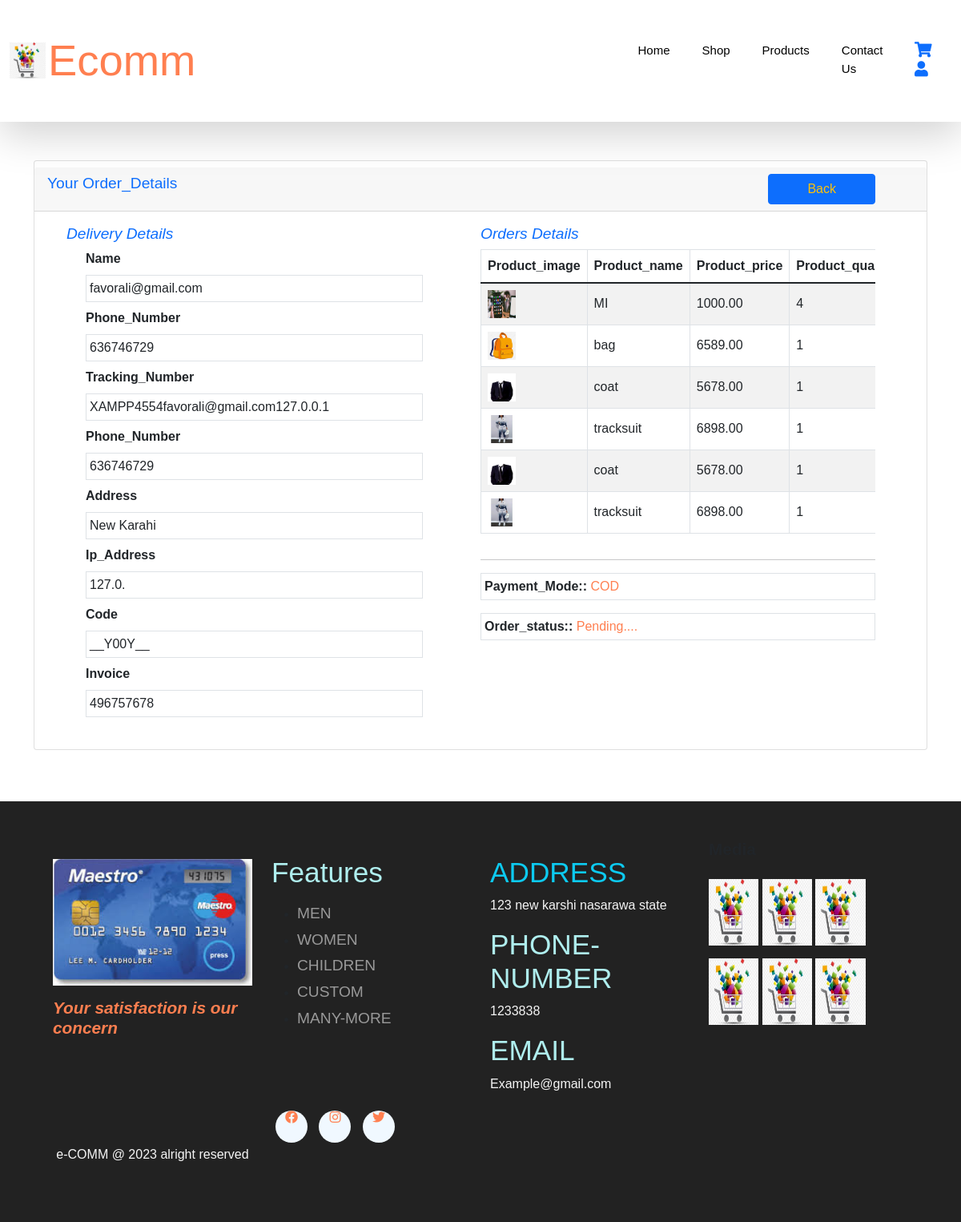
/view_order.php?track=XAMPP4554favorali@gmail.com127.0.0.1 (signed in), run on the app's committed database.
### tables this page shows
CREATE TABLE `orders` (
  `order_id` int(11) NOT NULL,
  `user_id` int(11) NOT NULL,
  `ip_address` varbinary(6) NOT NULL,
  `total_price` decimal(6,3) NOT NULL,
  `invoice_number` int(11) NOT NULL,
  `order_status` tinyint(4) DEFAULT 0,
  `email` varchar(225) NOT NULL,
  `pincode` varchar(100) NOT NULL,
  `phone` int(11) NOT NULL,
  `address` varchar(225) NOT NULL,
  `tracking_id` varchar(100) NOT NULL,
  `payment_mode` varchar(100) NOT NULL,
  `payment_id` int(11) DEFAULT NULL,
  `date` timestamp(4) NOT NULL DEFAULT current_timestamp(4)
);

CREATE TABLE `order_list_items` (
  `order_id` int(11) NOT NULL,
  `user_id` int(11) NOT NULL,
  `ip_address` varbinary(6) NOT NULL,
  `invoice_number` int(11) NOT NULL,
  `product_id` int(11) NOT NULL,
  `product_title` varchar(100) NOT NULL,
  `product_quantity` int(11) NOT NULL,
  `product_price` decimal(6,3) NOT NULL,
  `image` varchar(100) NOT NULL,
  `date` timestamp NOT NULL DEFAULT current_timestamp()
);

CREATE TABLE `products` (
  `id` int(11) NOT NULL,
  `catergory` varchar(225) NOT NULL,
  `product_title` varchar(100) NOT NULL,
  `product_price` decimal(6,2) NOT NULL,
  `meta_title` varchar(100) NOT NULL,
  `meta_description` text NOT NULL,
  `meta_keyword` varchar(255) NOT NULL,
  `status` tinyint(1) DEFAULT 0,
  `slug` varchar(100) NOT NULL,
  `image1` varchar(100) NOT NULL,
  `image2` varchar(100) NOT NULL,
  `image3` varchar(100) NOT NULL,
  `image4` varchar(100) NOT NULL,
  `discount` int(6) DEFAULT NULL
);

### view_order.php (the view, shortened to what this page needs)
<?php
include("./configuration/database.php");
include("./includes/header.php");
?>
<?php
$user_id = $_SESSION['user_id'];
if(isset($_GET['track'])){
   $tracking_id = $_GET['track'];
   $statement = $conn->prepare("SELECT * FROM orders WHERE tracking_id = ? AND user_id = ?");
   $statement->bind_param('si', $tracking_id, $user_id);
   $statement->execute();
   $track = $statement->get_result();
   $count = $track->fetch_assoc();
} else {
    header("location: account.php");
}
?>
<div class="py-5">
    <div class="container bordered">
        <div class="">
            <div class="row">
                <div class="col-md-12 col-lg-12 col-sm-6">
                    <div class="card pt-2 py-3">
                        <div class="card-header">
                        <div class="card-tools">
                            <a href="account.php" class="btn btn-primary mx-5 px-5 text-warning float-end">Back<i class="fa fas-reply text-light"></i></a>
                        </div>
                            <h4 class = "text-primary">Your Order_Details</h4>
                        </div>
                        <div class="card-body">
                            <div class="row container">
                                <div class="col-md-6 col-lg-6 col-sm-6">
                                    <h4><em class="text-center text-primary">Delivery Details</em></h4>
                                    <div class="row container">
                                        <div class="col-md-12 col-lg-12 col-sm-6">
                                          <label for="" class = "fw-bold">Name</label>
                                          <div class="border p-1 mt-2 mb-2">
                                          <?php echo $count['email'] ?>
                                         </div>
                                        </div>
                                        <div class="col-md-12 col-lg-12 col-sm-6">
                                          <label for="" class = "fw-bold">Phone_Number</label>
                                          <div class="border p-1 mt-2 mb-2">
                                          <?php echo $count['phone'] ?>
                                         </div>
                                        </div>
                                        <div class="col-md-12 col-lg-12 col-sm-6">
                                          <label for="" class = "fw-bold">Tracking_Number</label>
                                          <div class="border p-1 mt-2 mb-2">
                                          <?php echo $count['tracking_id'] ?>
                                         </div>
                                        </div>
                                        <div class="col-md-12 col-lg-12 col-sm-6">
                                          <label for="" class = "fw-bold">Phone_Number</label>
                                          <div class="border p-1 mt-2 mb-2">
                                          <?php echo $count['phone'] ?>
                                         </div>
                                        </div>
                                        <div class="col-md-12 col-lg-12 col-sm-6">
                                          <label for="" class = "fw-bold">Address</label>
                                          <div class="border p-1 mt-2 mb-2">
                                          <?php echo $count['address'] ?>
                                         </div>
                                        </div>
                                        <div class="col-md-12 col-lg-12 col-sm-6">
                                          <label for="" class = "fw-bold">Ip_Address</label>
                                          <div class="border p-1 mt-2 mb-2">
                                          <?php echo $count['ip_address'] ?>
                                         </div>
                                        </div>
                                        <div class="col-md-12 col-lg-12 col-sm-6">
                                          <label for="" class = "fw-bold">Code</label>
                                          <div class="border p-1 mt-2 mb-2">
                                          <?php echo $count['pincode'] ?>
                                         </div>
                                        </div>
                                        <div class="col-md-12 col-lg-12 col-sm-6">
                                          <label for="" class = "fw-bold">Invoice</label>
                                          <div class="border p-1 mt-2 mb-2">
                                          <?php echo $count['invoice_number'] ?>
                                         </div>
                                        </div>
                                    </div>
                                </div>
                                <div class="col-md-6 col-lg-6 col-sm-6">
                                   <h4><em class="text-center text-primary">Orders Details</em></h4>
                                       <div class="card-card-body">
                                        <div class="table-responsive">
                                            <table class = "table table-bordered table-striped">
                                                <thead>
                                                    <th>Product_image</th>
                                                    <th>Product_name</th>
                                                    <th>Product_price</th>
                                                    <th>Product_quantity</th>
                                                </thead>
                                                <tbody>
                                                <?php
                                              $user_id = $_SESSION['user_id'];
                                            $query = mysqli_query($conn, "SELECT oli.*, p.*,   o.user_id AS uid, o.order_id AS oid, o.tracking_id AS track FROM order_list_items oli,
                                             orders o, products p WHERE o.order_id = oli.order_id AND o.user_id = '$user_id' AND P.id = oli.product_id");
                                             if(mysqli_num_rows($query) > 0){
                                             foreach($query as  $data){
                                        ?>
                                        <tr>
                                        <td class = "align-middle"><img src="./assests/img/<?php echo $data['image1'] ?>" alt="<?php echo $data['product_title'] ?>" style = "width:35px; height:35px"></td>
                                            <td class = "align-middle"><?php echo $data['product_title'] ?></td>
                                            <td  class = "align-middle"><?php echo $data['product_price'] ?></td>
                                            <td  class = "align-middle"><?php echo $data['product_quantity'] ?></td>
                                        </tr>
                                        <?php }
                                             } else {
                                            ?>
                                            <tr>
                                                <td colspan = "3" class = "danger">No Order Details Available For Now....</td>
                                            </tr>
                                            <?php
                                        }  ?>
                                                </tbody>
                                            </table>
                                        </div>
                                       </div>
                                       <hr>
                                       <div class="border p-1 mb-3">
                                        <label for="" class = "fw-bold">Payment_Mode::</label>
                                        <span style = "color:coral"><?php echo $count['payment_mode'] ?></span>
                                       </div>
                                       <div class="border p-1 mb-3">
                                        <label for="" class = "fw-bold">Order_status::</label>
                                        <span style = "color:coral"><?php
                                        if($count['order_status'] ==  0){
                                            echo "Pending....";
                                        } else if($count['order_status'] == 1){
                                            echo "Paid....";
                                        } else if($count['order_status'] == 2) {
                                            echo "Cancelled....";
                                        }
                                         ?></span>
                                       </div>
                                </div>
                            </div>
                        </div>
                    </div>
                </div>
            </div>
        </div>
    </div>
</div>
<?php  include("./includes/footer.php"); ?>

### assests/css/style.css (style rules this page uses)
* { margin: 0; padding: 0; box-sizing: border-box; }
body { font-family:Arial, Helvetica, sans-serif; }
h4 { font-size: 1.2rem; font-weight: 500; }

### data on the page
orders: email "favorali@gmail.com", phone "636746729", tracking "XAMPP4554favorali@gmail.com127.0.0.1", address "New Karahi", ip_address "127.0.", pincode "__Y00Y__", invoice_number "496757678", payment_mode "COD"
order_list_items: product.image1 (picture), product.product_title "MI", product.product_price "1000.00", product_quantity "4"
order_list_items: product.image1 (picture), product.product_title "bag", product.product_price "6589.00", product_quantity "1"
order_list_items: product.product_title (picture), product.product_title "coat", product.product_price "5678.00", product_quantity "1"
order_list_items: product.image1 (picture), product.product_title "tracksuit", product.product_price "6898.00", product_quantity "1"
order_list_items: product.product_title (picture), product.product_title "coat", product.product_price "5678.00", product_quantity "1"
order_list_items: product.image1 (picture), product.product_title "tracksuit", product.product_price "6898.00", product_quantity "1"
